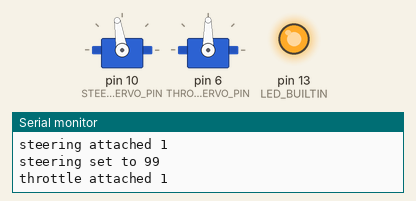
Simulated run of this sketch. Board: Arduino Uno, built with avr-gcc and run on an emulated ATmega328P. Parts: 2 × servo, output pins drawn as LEDs (lit = HIGH), the last lines printed to the serial monitor.

Above: at 0.3 s.
At 13.0 s:
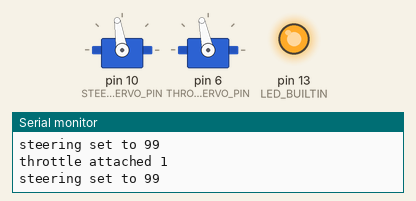
At 23.3 s:
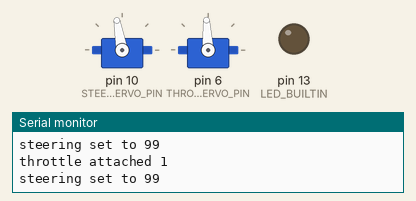
At 35.5 s:
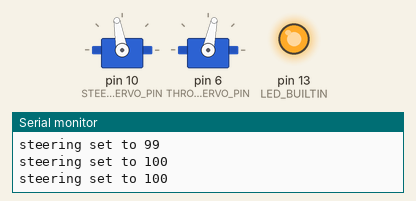
Timing chart, 0 to 37.9 s (numbered marks = the images above):
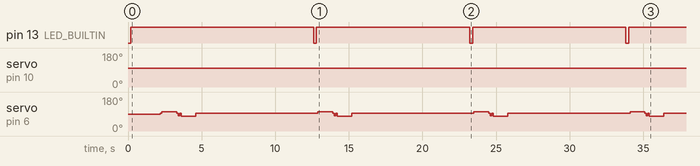

The sketch:

steering_test.ino
```cpp
// (licence header left out)
#include <Servo.h>

#define THROTTLE_SERVO_PIN 6
#define STEERING_SERVO_PIN 10

#define SERIAL_BUAD_RATE 19200

Servo steering_servo, throttle_servo;

int steering = 1580; // was the middle today => 99 which is very close to the 100 I have it set for
// 2300 - 1580 = 720
// 1580 - 700 = 880

void setup()
{
  Serial.begin(SERIAL_BUAD_RATE);
  pinMode(LED_BUILTIN, OUTPUT);
}

void loop()
{
  if (!steering_servo.attached()) {
    steering_servo.attach(STEERING_SERVO_PIN, 700, 2300);
    Serial.print("steering attached ");
    Serial.println(steering_servo.attached());
  }

  steering_servo.writeMicroseconds(steering);
  delay(100);

  Serial.print("steering set to ");
  Serial.println(steering_servo.read());
  delay(100);

  digitalWrite(LED_BUILTIN, HIGH);

  if (!throttle_servo.attached()) {
    throttle_servo.attach(THROTTLE_SERVO_PIN);//, 1100, 2000);
    //  throttle_servo.attach(THROTTLE_SERVO_PIN, 1500, 2000);
    Serial.print("throttle attached ");
    Serial.println(throttle_servo.attached());
    delay(2000);
  }

  digitalWrite(LED_BUILTIN, HIGH);

  // zero
  throttle_servo.writeMicroseconds(1500);
  delay(100);

  // crawl forward for a second
  throttle_servo.writeMicroseconds(1592);
  delay(1000);

  // zero
  throttle_servo.writeMicroseconds(1500);
  delay(100);

  // set to backward
  throttle_servo.writeMicroseconds(1368);
  delay(100);

  // zero
  throttle_servo.writeMicroseconds(1500);
  delay(100);

  // crawl backward for a second
  throttle_servo.writeMicroseconds(1350);
  delay(1000);

  // zero and wait 8 seconds
  throttle_servo.writeMicroseconds(1500);
  delay(8000);

  steering += 4;

  digitalWrite(LED_BUILTIN, LOW);
}
```

Measured:
- by itself, pin 13 (LED_BUILTIN): repeats every 10.6 s: LOW 0.20 s, HIGH 10.4 s
- by itself, servo on pin 10 (STEERING_SERVO_PIN): 99° → 100° at 23.2 s
- by itself, servo on pin 6 (THROTTLE_SERVO_PIN): repeats every 10.6 s: 102° 1.0 s, 93° 0.10 s, 80° 0.10 s, 93° 0.10 s, 78° 1.0 s, 93° 8.3 s
